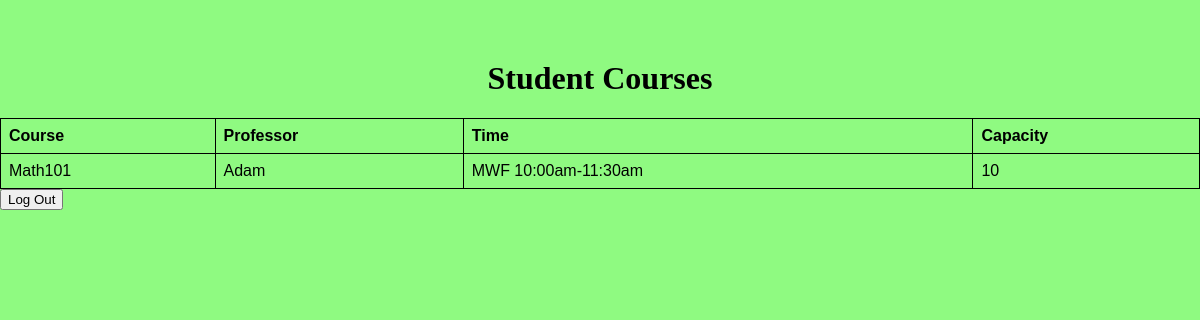
Page /student/courses (signed in) on the earlier database version.
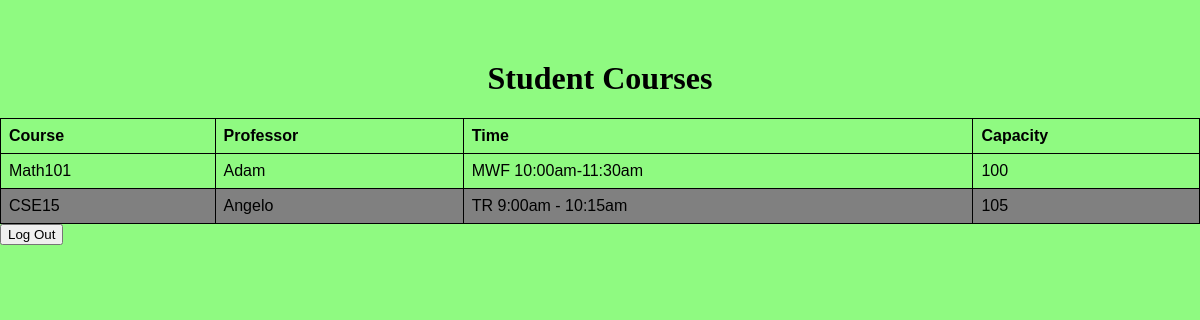
Same page on the later database version.
### hello.py (models this page shows, shortened)
class Course(db.Model):
    id = db.Column(db.Integer, primary_key=True)
    name = db.Column(db.String(64), nullable=False)
    professorID = db.Column(db.Integer, db.ForeignKey('user.id'), nullable=False)
    professor = db.relationship('User', foreign_keys=[professorID], backref='courses_taught')
    time = db.Column(db.String(64),nullable=False)
    capacity = db.Column(db.Integer, nullable=False)

class User(UserMixin, db.Model):
    id = db.Column(db.Integer, primary_key=True)
    username = db.Column(db.String, unique=True, nullable=False)
    password_hash = db.Column(db.String(128), nullable=False)
    name = db.Column(db.String(64), nullable=False)
    role = db.Column(db.String(64), nullable=False)
    classenrolled = db.relationship('Course', secondary=enrollment_table, backref=db.backref('students', lazy='dynamic'), lazy='dynamic')

### hello.py (the view)
@app.route('/student/courses')
@login_required
def student_courses():
    allcourses = current_user.classenrolled.all()
    return render_template('student_courses.html', courses=allcourses)

### hello.py (called while the page is built)
@login_manager.user_loader
def load_user(user_id):
    return User.query.get(int(user_id))

### templates/student_courses.html
<!DOCTYPE html>
<html lang="en">
<head>
    <link rel="stylesheet" href="/static/styles.css">
</head>
<body>
    <h1>Student Courses</h1>
    <table>
        <thead>
            <tr>
                <th>
                    Course
                </th>
                <th>
                    Professor
                </th>
                <th>
                    Time
                </th>
                <th>
                    Capacity
                </th>
            </tr>
        </thead>
        <tbody>
            <tr>
                {% for c in courses %}
                <td>{{c.name}}</td>
                <td>{{c.professor.name}}</td>
                <td>{{c.time}}</td>
                <td>{{c.capacity}}</td>
            </tr>
                {% endfor %}
        </tbody>
    </table>
    <form action="{{ url_for('logout') }}" method="GET">
        <button type="submit">Log Out</button>
    </form>
</body>
</html>

### static/styles.css (style rules this page uses)
h1 { justify-self: center; margin-top: 5%; }
body { margin:0; padding: 0; background-color: rgb(143, 250, 129); }
table { font-family: arial, sans-serif; border-collapse: collapse; width: 100%; }
td, th { border: 1px solid black; text-align: left; padding: 8px; }

Differences in the rows shown:
changed Course "Math101": capacity "10" → "100"
added Course: name "CSE15", professor.name "Angelo", time "TR 9:00am - 10:15am", capacity "105"
